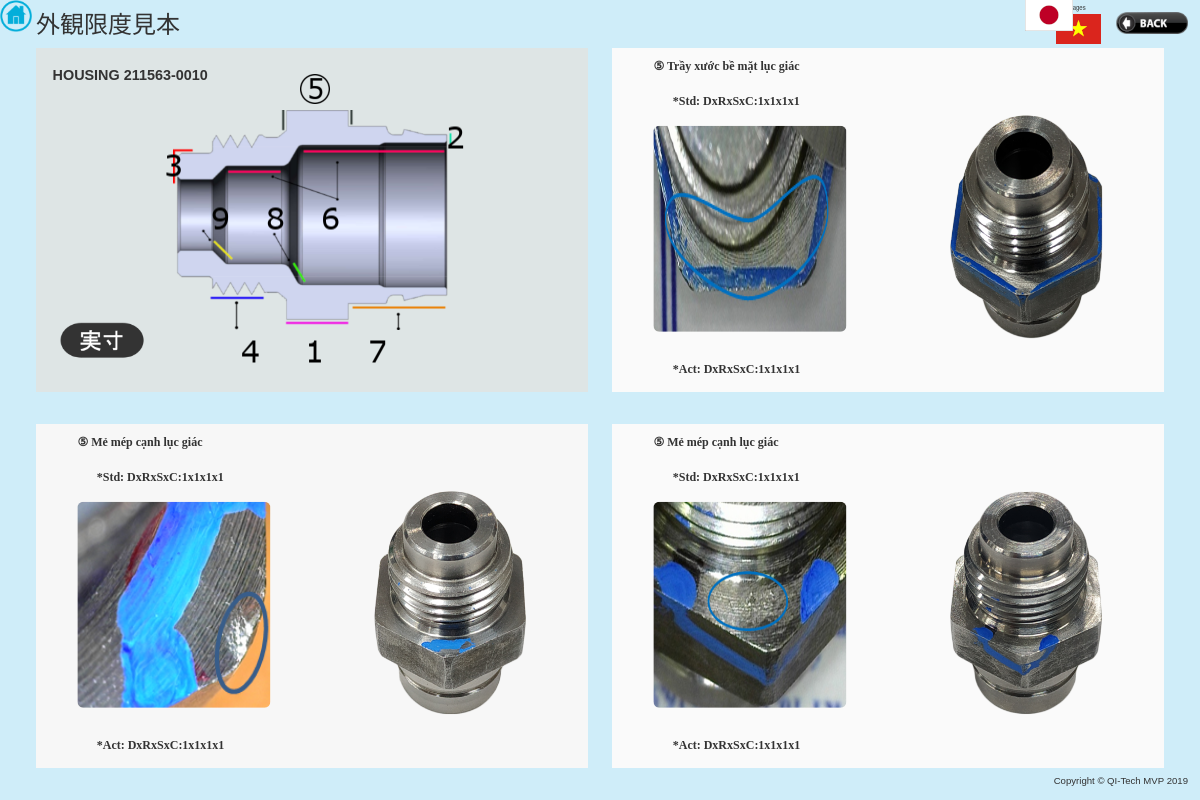
/housing211563.php?ID=5&language=JP (signed in), run on the app's committed database.
### tables this page shows
CREATE TABLE `housing2115630010` (
  `ID` int(11) NOT NULL,
  `content1` varchar(255) DEFAULT NULL,
  `content2` varchar(255) DEFAULT NULL,
  `image` varchar(255) DEFAULT NULL,
  `imagef` varchar(255) DEFAULT NULL,
  `position` varchar(255) DEFAULT NULL,
  `standard` varchar(255) DEFAULT NULL
);

### housing211563.php (the view, shortened to what this page needs)
<?php
require_once "config.php";
if(isset($_GET["language"])){
	$language = $_GET["language"];
}
else {
	$language = "";
}
if(isset($_REQUEST['ID'])){
    $position=$_REQUEST['ID'];
	$sql = "SELECT * FROM housing2115630010 WHERE position = '$position'";
	$result = mysqli_query($link, $sql);
	$index = 0;
	if ($result){
		while($row = mysqli_fetch_array($result)){
			$data[$index][0] = $row['ID'];
			$data[$index][1] = $row['content1'];
			$data[$index][2] = $row['content2'];
			$data[$index][3] = $row['image'];
			$data[$index][4] = $row['imagef'];
			$data[$index][5] = $row['standard'];
			$index++;
		}
	}
}
?>
<!DOCTYPE html>
<html lang="en">
<head>
    <link rel="stylesheet" href="https://maxcdn.bootstrapcdn.com/bootstrap/3.3.7/css/bootstrap.css">
</head>
<body>
		<?php
		if ($language == "JP"){
		echo '<p id="title" >外観限度見本</p>';
		}
		else{
		echo '<p id="title" >BẢNG MẪU GIỚI HẠN NGOẠI QUAN</p>';
		}
		?>
		<div class="corner">
            <div class="lang">
                <p id="language">Languages</p>
            </div>
            <div class="flag">
                    <img id="jpflag" src="images/jpflag2.png" onclick="changeJP()" alt="">
                    <img id="vnflag" src="images/vnflag.png" onclick="changeVN()" alt="">
            </div>
    </div>
		<img id="backBtn" src="images/backBtn.png" alt="">
		<img id="homeBtn" src="images/homeBtn.png" alt="">
		<div class="viewer1" name="viewer1">
			<div id="showimage0">
				<img id="image0" src="images/housing211563.png" alt="housing">
			</div>
			<p id="line0" >HOUSING 211563-0010</p>
			<?php
			if ($language == "JP"){
				echo '<input type="image" id="btn0" src="images/realBtnjp.png" onclick="changeImage()" />';
				echo '<input type="image" id="btn1" src="images/1.png" onclick="location.href=\'?ID=1&language=JP\';" value="1" />';
				echo '<input type="image" id="btn2" src="images/2.png" onclick="location.href=\'?ID=2&language=JP\';" value="2" />';
				echo '<input type="image" id="btn3" src="images/3.png" onclick="location.href=\'?ID=3&language=JP\';" value="3" />';
				echo '<input type="image" id="btn4" src="images/4.png" onclick="location.href=\'?ID=4&language=JP\';" value="4" />';
				echo '<input type="image" id="btn5" src="images/5.png" onclick="location.href=\'?ID=5&language=JP\';" value="5" />';
				echo '<input type="image" id="btn6" src="images/6.png" onclick="location.href=\'?ID=6&language=JP\';" value="6" />';
				echo '<input type="image" id="btn7" src="images/7.png" onclick="location.href=\'?ID=7&language=JP\';" value="7" />';
				echo '<input type="image" id="btn8" src="images/8.png" onclick="location.href=\'?ID=8&language=JP\';" value="8" />';
				echo '<input type="image" id="btn9" src="images/9.png" onclick="location.href=\'?ID=9&language=JP\';" value="9" />';
			}
			?>
		</div>
		<div class="viewer2" name="viewer2" >
			<div id="childviewer1">
				<?php if(isset($data[0][1])){
					echo '<p id="line1">'. $data[0][1] .'</p>';
				}
				if(isset($data[0][5])){
					echo '<p id="linest1">'. $data[0][5] .'</p>';
				}
			 if(isset($data[0][3])){
			echo	'<div id="showimage1">'.
					'<img id="image1" src="'.$data[0][3]. '" >'.
				'</div>';
			}
				 if(isset($data[0][2])){
					echo '<p id="line2">'. $data[0][2] .'</p>';
				}?>
			</div>
			<div id="childviewer2">
				<?php if(isset($data[0][4])){
					echo '<img id="image2" src="'. $data[0][4]. '">';
				}?>
			</div>
		</div>
		<div class="viewer3" name="viewer3" >
			<div id="childviewer3">
				<?php if(isset($data[1][1])){
						echo '<p id="line3">'. $data[1][1] .'</p>';
					}
					if(isset($data[0][5])){
						echo '<p id="linest2">'. $data[1][5] .'</p>';
					}
				if(isset($data[1][3])){
				echo	'<div id="showimage2">'.
						'<img id="image3" src="'.$data[1][3]. '" >'.
					'</div>';
				}
				if(isset($data[1][2])){
						echo '<p id="line4">'. $data[1][2] .'</p>';
				}?>
			</div>
			<div id="childviewer4">
				<?php if(isset($data[1][4])){
					echo '<img id="image4" src="'. $data[1][4]. '">';
				}?>
			</div>
		</div>
		<div class="viewer4" name="viewer4" >
			<div id="childviewer5">
				<?php if(isset($data[2][1])){
						echo '<p id="line5">'. $data[2][1] .'</p>';
					}
					if(isset($data[2][5])){
						echo '<p id="linest3">'. $data[2][5] .'</p>';
					}
				if(isset($data[2][3])){
				echo	'<div id="showimage3">'.
						'<img id="image5" src="'.$data[2][3]. '" >'.
					'</div>';
				}
				if(isset($data[2][2])){
						echo '<p id="line6">'. $data[2][2] .'</p>';
				}?>
			</div>
			<div id="childviewer6">
				<?php if(isset($data[2][4])){
					echo '<img id="image6" src="'. $data[2][4]. '">';
				}?>
			</div>
		</div>
		<p id="copyright">Copyright © QI-Tech MVP 2019</p>
</body>
</html>

### data on the page
housing2115630010: content1 "⑤ Trầy xước bề mặt lục giác", standard "*Std: DxRxSxC:1x1x1x1", image (picture), content2 "*Act: DxRxSxC:1x1x1x1", imagef (picture)
housing2115630010: content1 "⑤ Mẻ mép cạnh lục giác", standard "*Std: DxRxSxC:1x1x1x1", image (picture), content2 "*Act: DxRxSxC:1x1x1x1", imagef (picture)
housing2115630010: content1 "⑤ Mẻ mép cạnh lục giác", standard "*Std: DxRxSxC:1x1x1x1", image (picture), content2 "*Act: DxRxSxC:1x1x1x1", imagef (picture)
